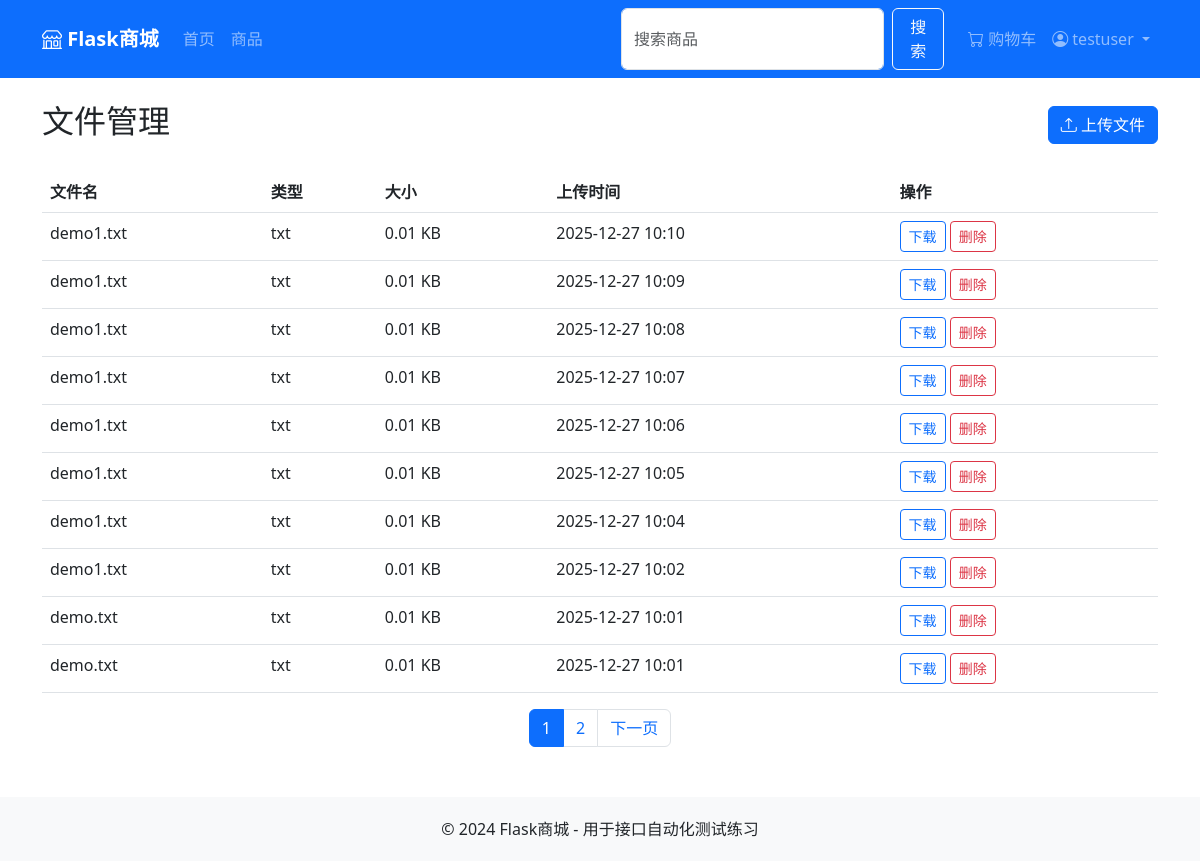
The page /files (signed in) on the database its author committed.
### app/models_file.py (models this page shows, shortened)
class File(db.Model):
    id = db.Column(db.Integer, primary_key=True)
    filename = db.Column(db.String(200), nullable=False)
    original_filename = db.Column(db.String(200), nullable=False)
    file_type = db.Column(db.String(50))
    file_size = db.Column(db.Integer)
    user_id = db.Column(db.Integer, db.ForeignKey('user.id'), nullable=False)
    upload_at = db.Column(db.DateTime, default=datetime.utcnow)

### app/views/__init__.py (the view)
@main_bp.route('/files')
@login_required
def files():
    from app.models_file import File
    page = request.args.get('page', 1, type=int)
    pagination = File.query.filter_by(user_id=session['user_id']).order_by(File.upload_at.desc()).paginate(page=page, per_page=10, error_out=False)
    return render_template('files.html', files=pagination.items, pagination=pagination)

### app/views/__init__.py (called while the page is built)
def login_required(f):
    @wraps(f)
    def decorated(*args, **kwargs):
        if 'user_id' not in session:
            flash('请先登录', 'warning')
            return redirect(url_for('main.login'))
        return f(*args, **kwargs)
    return decorated

### app/templates/files.html (shortened to what this page needs)
{% extends "base.html" %}
{% block content %}
<div class="d-flex justify-content-between align-items-center mb-4">
    <h2 id="files-title">文件管理</h2>
    <button type="button" class="btn btn-primary" data-bs-toggle="modal" data-bs-target="#uploadModal" id="upload-btn">
        <i class="bi bi-upload"></i> 上传文件
    </button>
</div>
{% if files %}
<div class="table-responsive" id="files-table-container">
    <table class="table" id="files-table">
        <thead>
            <tr>
                <th>文件名</th>
                <th>类型</th>
                <th>大小</th>
                <th>上传时间</th>
                <th>操作</th>
            </tr>
        </thead>
        <tbody id="files-list">
            {% for file in files %}
            <tr id="file-row-{{ file.id }}">
                <td id="file-name-{{ file.id }}">{{ file.original_filename }}</td>
                <td id="file-type-{{ file.id }}">{{ file.file_type }}</td>
                <td id="file-size-{{ file.id }}">{{ "%.2f"|format(file.file_size / 1024) }} KB</td>
                <td id="file-time-{{ file.id }}">{{ file.upload_at.strftime('%Y-%m-%d %H:%M') }}</td>
                <td>
                    <a href="/api/files/{{ file.id }}/download" class="btn btn-sm btn-outline-primary" id="file-download-{{ file.id }}">下载</a>
                    <button type="button" class="btn btn-sm btn-outline-danger delete-file-btn" data-id="{{ file.id }}" id="file-delete-{{ file.id }}">删除</button>
                </td>
            </tr>
            {% endfor %}
        </tbody>
    </table>
</div>
{% if pagination.pages > 1 %}
<nav id="pagination">
    <ul class="pagination justify-content-center">
        {% for page in pagination.iter_pages() %}
        {% if page %}
        <li class="page-item {% if page == pagination.page %}active{% endif %}">
            <a class="page-link" href="{{ url_for('main.files', page=page) }}" id="page-{{ page }}">{{ page }}</a>
        </li>
        {% else %}
        <li class="page-item disabled"><span class="page-link">...</span></li>
        {% endif %}
        {% endfor %}
        {% if pagination.has_next %}
        <li class="page-item">
            <a class="page-link" href="{{ url_for('main.files', page=pagination.next_num) }}" id="page-next">下一页</a>
        </li>
        {% endif %}
    </ul>
</nav>
{% endif %}
{% else %}
<div class="text-center py-5" id="no-files">
    <i class="bi bi-folder2-open" style="font-size: 4rem; color: #ccc;"></i>
    <p class="mt-3 text-muted">暂无文件</p>
</div>
{% endif %}
{% endblock %}

### rows shown on the page
File: original_filename "demo1.txt", file_type "txt", file.file_size/1024 "0.01", upload_at "2025-12-27 10:10"
File: original_filename "demo1.txt", file_type "txt", file.file_size/1024 "0.01", upload_at "2025-12-27 10:09"
File: original_filename "demo1.txt", file_type "txt", file.file_size/1024 "0.01", upload_at "2025-12-27 10:08"
File: original_filename "demo1.txt", file_type "txt", file.file_size/1024 "0.01", upload_at "2025-12-27 10:07"
File: original_filename "demo1.txt", file_type "txt", file.file_size/1024 "0.01", upload_at "2025-12-27 10:06"
File: original_filename "demo1.txt", file_type "txt", file.file_size/1024 "0.01", upload_at "2025-12-27 10:05"
File: original_filename "demo1.txt", file_type "txt", file.file_size/1024 "0.01", upload_at "2025-12-27 10:04"
File: original_filename "demo1.txt", file_type "txt", file.file_size/1024 "0.01", upload_at "2025-12-27 10:02"
File: original_filename "demo.txt", file_type "txt", file.file_size/1024 "0.01", upload_at "2025-12-27 10:01"
File: original_filename "demo.txt", file_type "txt", file.file_size/1024 "0.01", upload_at "2025-12-27 10:01"

### other values the page prints
{{ session.username }} "testuser"
{{ page }} "1" "2"
